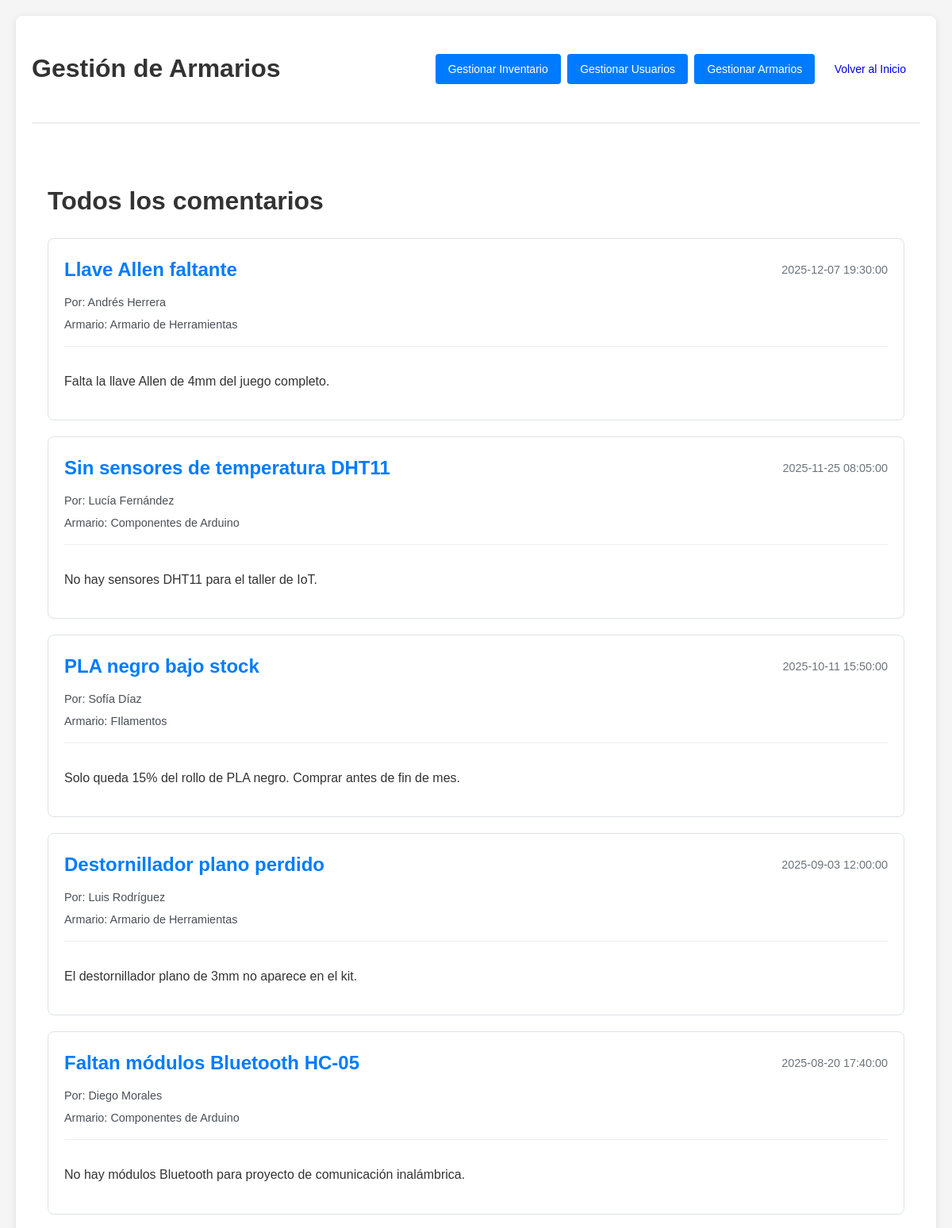
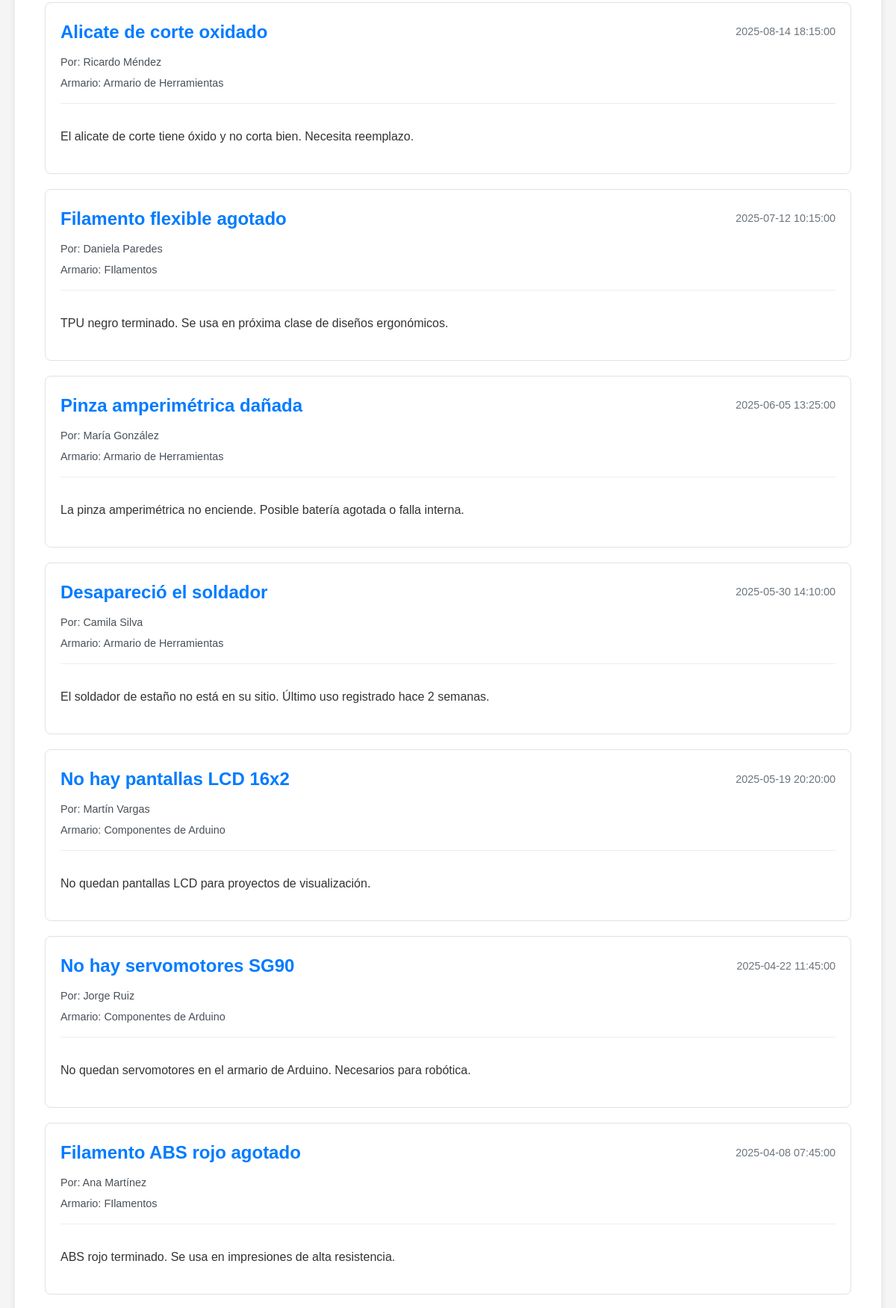
The app's page /comentarios/ver_comentario.php (upper part) with its own data (2 pictures, top to bottom).
### tables this page shows
CREATE TABLE `comentario` (
  `titulo` text NOT NULL,
  `id_com` int(5) NOT NULL,
  `descripcion` text NOT NULL,
  `id_tabla` int(11) NOT NULL,
  `id` int(11) NOT NULL,
  `fecha` datetime NOT NULL,
  `leido` enum('si','no') NOT NULL DEFAULT 'no'
);

CREATE TABLE `armarios` (
  `nombre` text NOT NULL,
  `descrip` text NOT NULL,
  `id_tabla` int(16) NOT NULL,
  `ubicacion` text NOT NULL
);

### comentarios/funciones.php (called while the page is built, shortened)
<?php
function baseDatos($consulta)
{
    $conexion = mysqli_connect("localhost", "root", "");
    mysqli_select_db($conexion, "inventario");
    $resultado = mysqli_query($conexion, $consulta);
    return $resultado;
}
?>

### comentarios/ver_comentario.php (the view, shortened to what this page needs)
<?php
include("funciones.php");
$consulta = "SELECT c.*, a.nombre as nombre_armario, u.nombre as nombre_usuario
             FROM comentario c
             JOIN armarios a ON c.id_tabla = a.id_tabla
             JOIN login u ON c.id = u.id
             ORDER BY c.fecha DESC";
$resultado = baseDatos($consulta);
?>
<!DOCTYPE html>
<html lang="es">
<head>
    <link rel="stylesheet" type="text/css" href="../backend.css">
</head>
<body>
        <div class="container">
        <div class="header">
            <h1>Gestión de Armarios</h1>
            <div>
    <a href="../modificar/productos/inventario.php" class="btn btn-primary">Gestionar Inventario</a>
    <a href="../usuarios/admin.php" class="btn btn-primary">Gestionar Usuarios</a>
    <a href="../modificar/armarios/gestion_armarios.php" class="btn btn-primary">Gestionar Armarios</a>
    <a href="../backend.php" class="btn btn-secundary">Volver al Inicio</a>
            </div>
        </div>
    <main>
        <h1>Todos los comentarios</h1>
        <?php if (mysqli_num_rows($resultado) > 0): ?>
            <div class="lista-completa">
                <?php while ($comentario = mysqli_fetch_assoc($resultado)): ?>
                    <div class="comentario-detallado">
                        <div class="comentario-cabecera">
                            <h2><?php echo htmlspecialchars($comentario['titulo']); ?></h2>
                            <span class="fecha"><?php echo $comentario['fecha']; ?></span>
                        </div>
                        <p class="usuario">Por: <?php echo htmlspecialchars($comentario['nombre_usuario']); ?></p>
                        <p class="armario">Armario: <?php echo htmlspecialchars($comentario['nombre_armario']); ?></p>
                        <div class="comentario-contenido">
                            <p><?php echo htmlspecialchars($comentario['descripcion']); ?></p>
                        </div>
                    </div>
                <?php endwhile; ?>
            </div>
        <?php else: ?>
            <p>No hay comentarios registrados.</p>
        <?php endif; ?>
    </main>
</body>
</html>

### backend.css (style rules this page uses)
body { font-family: Arial, sans-serif; margin: 0; padding: 0; line-height: 1.6; color: #333; }
main { padding: 20px; max-width: 1200px; margin: 0 auto; }
.lista-completa { margin-top: 20px; }
.comentario-detallado { background: white; border: 1px solid #dee2e6; border-radius: 8px; padding: 20px; margin-bottom: 20px; position: relative; }
.comentario-cabecera { display: flex; justify-content: space-between; align-items: center; margin-bottom: 10px; }
.comentario-cabecera h2 { margin: 0; color: #007bff; }
.fecha { color: #6c757d; font-size: 0.9em; }
.usuario, .armario { color: #495057; margin: 5px 0; font-size: 0.9em; }
.comentario-contenido { margin-top: 15px; padding-top: 15px; border-top: 1px solid #eee; }

### comentarios/ver_comentario.php (style rules this page uses)
body { font-family: Arial, sans-serif; margin: 0; padding: 20px; background-color: #f5f5f5; }
.container { max-width: 1400px; margin: 0 auto; background-color: white; padding: 20px; border-radius: 8px; box-shadow: 0 2px 10px rgba(0,0,0,0.1); }
.header { display: flex; justify-content: space-between; align-items: center; margin-bottom: 30px; padding-bottom: 20px; border-bottom: 2px solid #eee; }
.btn { padding: 8px 16px; border: none; border-radius: 4px; cursor: pointer; text-decoration: none; display: inline-block; margin: 2px; font-size: 14px; }
.btn-primary { background-color: #007bff; color: white; }

### records on screen
comentario: titulo "Llave Allen faltante", fecha "2025-12-07 19:30:00", id.nombre "Andrés Herrera", id_tabla.nombre "Armario de Herramientas", descripcion "Falta la llave Allen de 4mm del juego completo."
comentario: titulo "Sin sensores de temperatura DHT11", fecha "2025-11-25 08:05:00", id.nombre "Lucía Fernández", id_tabla.nombre "Componentes de Arduino", descripcion "No hay sensores DHT11 para el taller de IoT."
comentario: titulo "PLA negro bajo stock", fecha "2025-10-11 15:50:00", id.nombre "Sofía Díaz", id_tabla.nombre "FIlamentos", descripcion "Solo queda 15% del rollo de PLA negro. Comprar antes de fin de mes."
comentario: titulo "Destornillador plano perdido", fecha "2025-09-03 12:00:00", id.nombre "Luis Rodríguez", id_tabla.nombre "Armario de Herramientas", descripcion "El destornillador plano de 3mm no aparece en el kit."
comentario: titulo "Faltan módulos Bluetooth HC-05", fecha "2025-08-20 17:40:00", id.nombre "Diego Morales", id_tabla.nombre "Componentes de Arduino", descripcion "No hay módulos Bluetooth para proyecto de comunicación inalámbrica."
comentario: titulo "Alicate de corte oxidado", fecha "2025-08-14 18:15:00", id.nombre "Ricardo Méndez", id_tabla.nombre "Armario de Herramientas", descripcion "El alicate de corte tiene óxido y no corta bien. Necesita reemplazo."
comentario: titulo "Filamento flexible agotado", fecha "2025-07-12 10:15:00", id.nombre "Daniela Paredes", id_tabla.nombre "FIlamentos", descripcion "TPU negro terminado. Se usa en próxima clase de diseños ergonómicos."
comentario: titulo "Pinza amperimétrica dañada", fecha "2025-06-05 13:25:00", id.nombre "María González", id_tabla.nombre "Armario de Herramientas", descripcion "La pinza amperimétrica no enciende. Posible batería agotada o falla interna."
comentario: titulo "Desapareció el soldador", fecha "2025-05-30 14:10:00", id.nombre "Camila Silva", id_tabla.nombre "Armario de Herramientas", descripcion "El soldador de estaño no está en su sitio. Último uso registrado hace 2 semanas."
comentario: titulo "No hay pantallas LCD 16x2", fecha "2025-05-19 20:20:00", id.nombre "Martín Vargas", id_tabla.nombre "Componentes de Arduino", descripcion "No quedan pantallas LCD para proyectos de visualización."
comentario: titulo "No hay servomotores SG90", fecha "2025-04-22 11:45:00", id.nombre "Jorge Ruiz", id_tabla.nombre "Componentes de Arduino", descripcion "No quedan servomotores en el armario de Arduino. Necesarios para robótica."
comentario: titulo "Filamento ABS rojo agotado", fecha "2025-04-08 07:45:00", id.nombre "Ana Martínez", id_tabla.nombre "FIlamentos", descripcion "ABS rojo terminado. Se usa en impresiones de alta resistencia."
